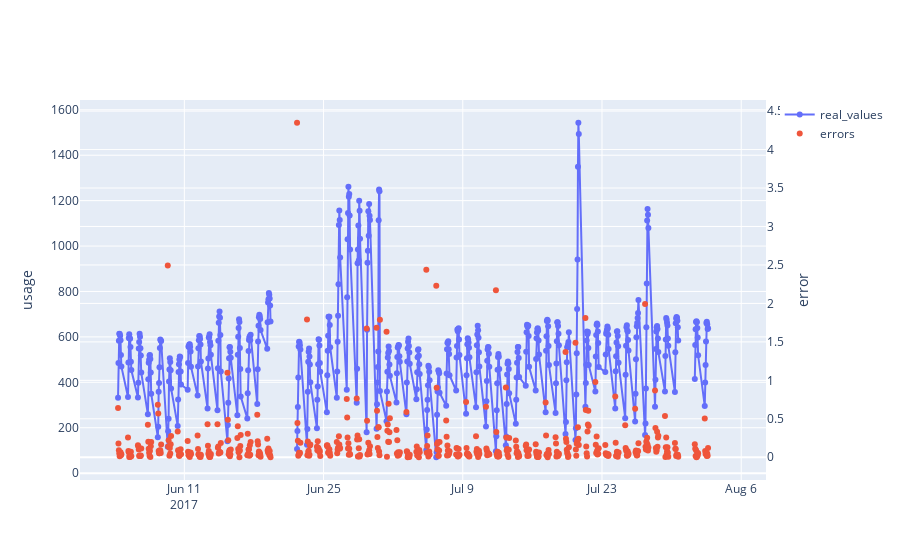

Here is the notebook cell this chart was saved with:
### Code cell
fig = go.Figure()

fig.add_trace(go.Scatter(x=pivot_0_tr.index, y=pivot_0_tr["munip_0"], name="real_values", mode="markers+lines"))
# fig.add_trace(go.Scatter(x=pivot_0_tr.index, y=pivot_0_tr["arima_imp"], name="imputed_values", mode="markers"))

fig.add_trace(go.Scatter(x=mape_errors.index, y=mape_errors.values, name="errors", yaxis="y2", mode="markers"))

fig.update_layout(
    yaxis = {"title":"usage"},
    yaxis2 = {"title":"error", "overlaying":"y", "side":"right"}
)
# Also, errors and their locations are visually analyzed, it is seen that high percentage errors comes from higher 
# usage points

### Figure 1 — Plotly figure (JSON) as saved in the notebook; plotly's stock layout.template omitted (floating-point values rounded to 4 significant figures; data arrays with more than 128 entries replaced by an {"elided": "..."} marker saying what was removed)
{"data": [{"mode": "markers+lines", "name": "real_values", "type": "scatter", "x": {"elided": "558 str values"}, "y": {"elided": "558 int values"}}, {"mode": "markers", "name": "errors", "type": "scatter", "x": {"elided": "513 str values"}, "y": {"elided": "513 float values"}, "yaxis": "y2"}], "layout": {"yaxis": {"title": {"text": "usage"}}, "yaxis2": {"overlaying": "y", "side": "right", "title": {"text": "error"}}}}
